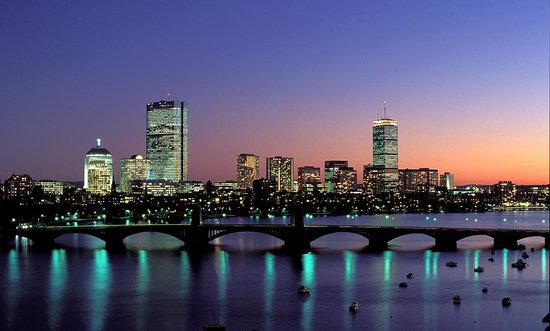
#> input picture Labs/Lab 1/boston.jpg, 550 x 331 px
$ jupyter execute Lab1Solutions.ipynb
#> lines starting #> are read from the running program, lines starting #| are printed output that depends on the picture
[cell 1]
import numpy as np
import cv2

[cell 2]
image = cv2.imread("./boston.jpg")
#> image is the input picture: shape (331, 550, 3); mean B, G, R 112.6, 84.7, 87.1

[cell 3]
print(image.shape)
#| (331, 550, 3)

[cell 4]
def tintBlue(image):

    channels = image.shape[2]
#> channels = 3
    for row in range(image.shape[0]):
        for col in range(image.shape[1]):
            image[row,col,0] = 255
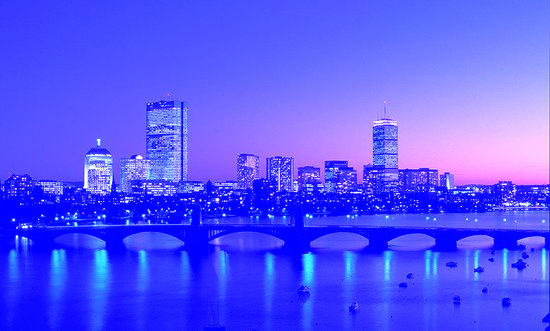
#> image: shape (331, 550, 3); mean B, G, R 255, 84.7, 87.1

    return image
